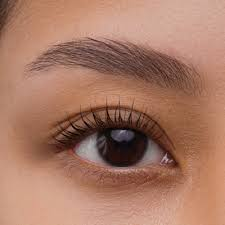
#> input picture eyes.jpg, 225 x 225 px
$ python circle_detection.py
#> lines starting #> are read from the running program, lines starting #| are printed output that depends on the picture; after the words box and inside, x2 and y2 are one past the last pixel; in counts of white or black regions, pixels touching at a corner belong together
import cv2
import numpy as np

img = cv2.imread('eyes.jpg')
#> img is the input picture: shape (225, 225, 3); mean B, G, R 101, 120.9, 167.8
output = img.copy()
gray = cv2.cvtColor(img, cv2.COLOR_BGR2GRAY)
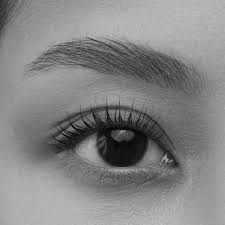
#> gray: shape (225, 225); min 2, max 194, mean 132.7
gray = cv2.medianBlur(gray, 5)
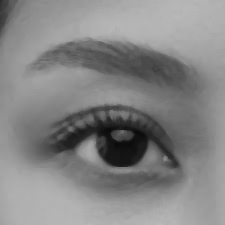
#> gray: shape (225, 225); min 11, max 189, mean 132.9

circles = cv2.HoughCircles(
    gray,
    cv2.HOUGH_GRADIENT,
    dp=1,
    minDist=100,
    param1=100,
    param2=30,
    minRadius=10,
    maxRadius=80
)
#> circles = [[122.5, 143.5, 24.5]]

if circles is not None:
    circles = np.uint16(np.around(circles))
#> circles = [[122, 144, 24]]
    x, y, r = circles[0][0]
#> x = 122; y = 144; r = 24
    cv2.circle(output, (x, y), r, (0, 255, 0), 2)
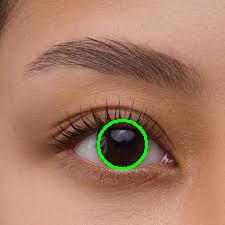
#> output: shape (225, 225, 3); 0.92% of pixels changed, all inside (x1, y1, x2, y2) = (97, 119, 148, 170)
    cv2.circle(output, (x, y), 2, (0, 0, 255), 3)
#> output: shape (225, 225, 3); 0.08% of pixels changed, all inside (x1, y1, x2, y2) = (118, 140, 127, 149)

cv2.imshow('Detected Circle', output)
cv2.waitKey(0)
cv2.destroyAllWindows()
